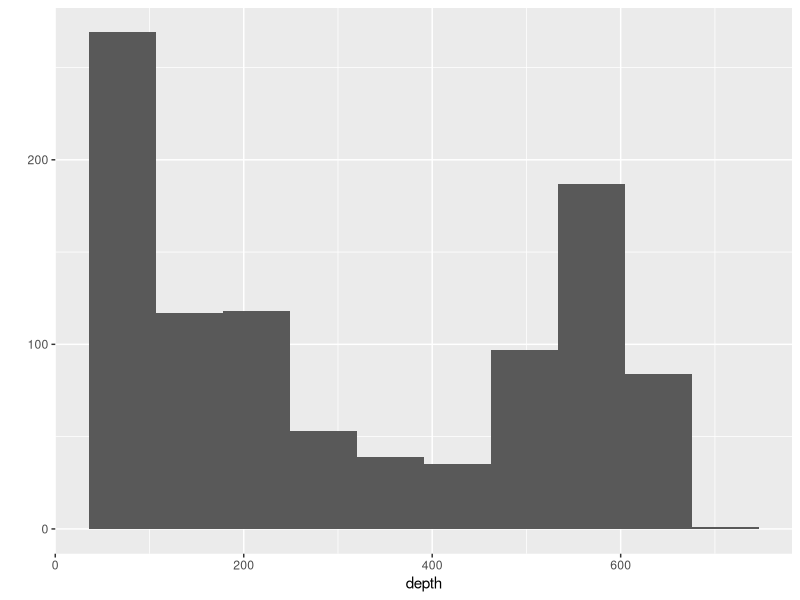
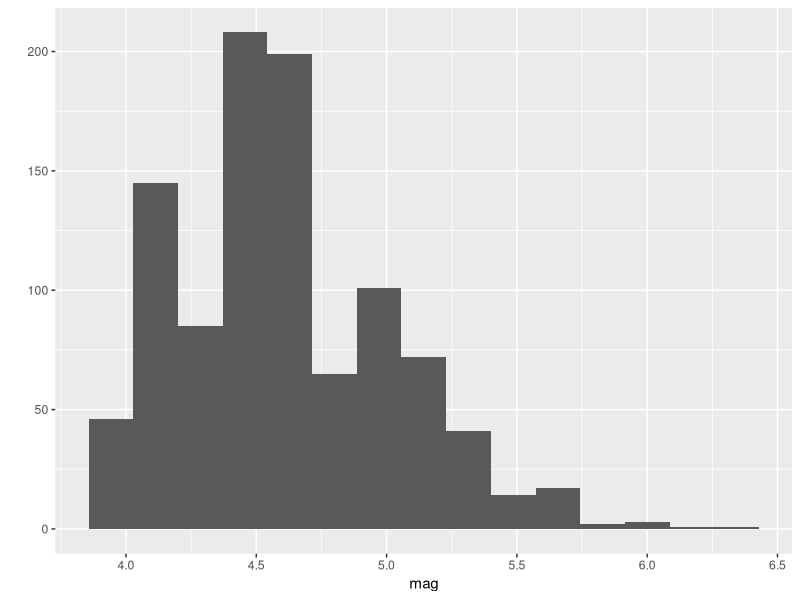
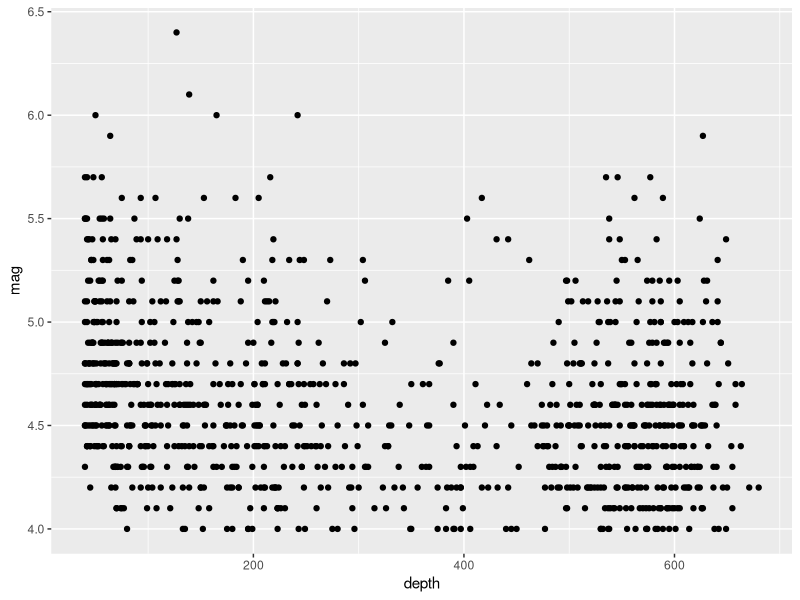
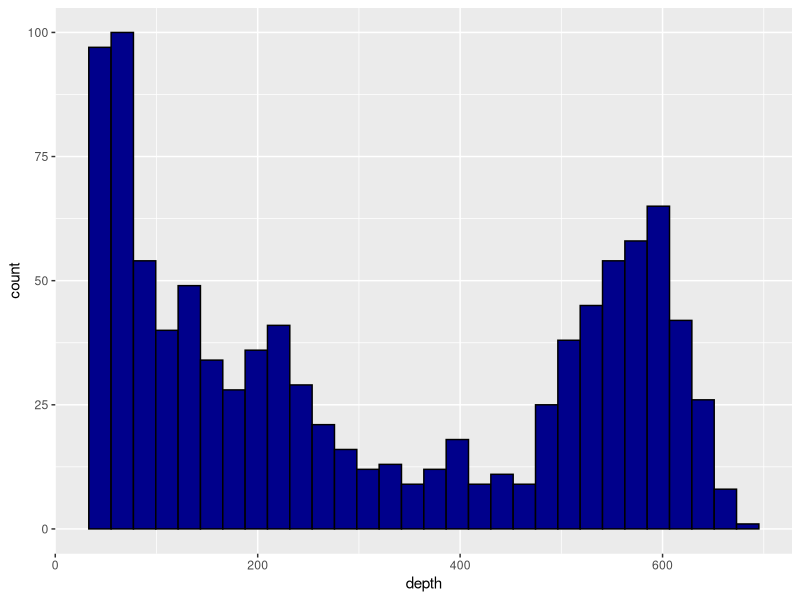
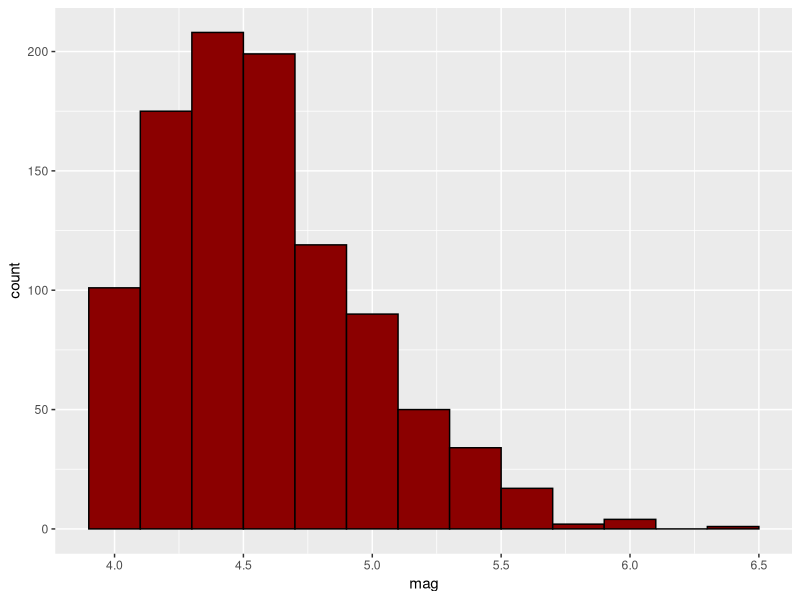
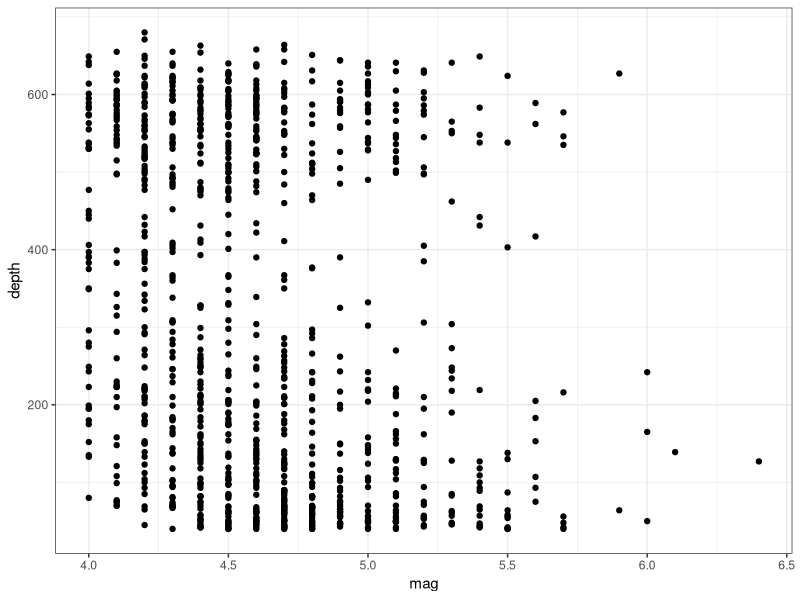

Reproduce these figures in R, in order.
# Упражнение 1
# Постройте для набора данных quakes пакета datasets гистограммы распределения
# глубин и магнитуд, а также диаграмму рассеяния для двух этих характеристик.
# Используйте сначала функцию qplot(), а затем выполните то же самое с
# использованием полного синтаксиса ggplot2().

rm(list = ls())

library(tidyverse)
library(ggplot2)

data("quakes")

qplot(x = depth, data = quakes, bins = 10)
qplot(x = mag, data = quakes, bins = 15)
qplot(x = depth, y = mag, data = quakes)

ggplot(data = quakes, aes(depth)) +
  geom_histogram(color = 'black', fill = 'dark blue')

ggplot(data = quakes, aes(mag)) +
  geom_histogram(color = 'black', fill = 'dark red', binwidth = .2)

ggplot(data = quakes) +
  geom_point(aes(mag, depth)) +
  theme_bw()
